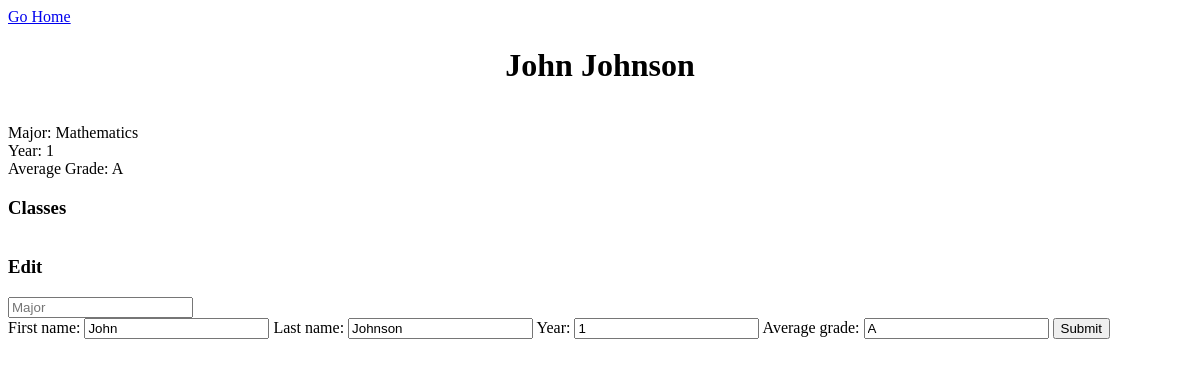
/student/1 (signed in), run on an earlier commit of the app's database.
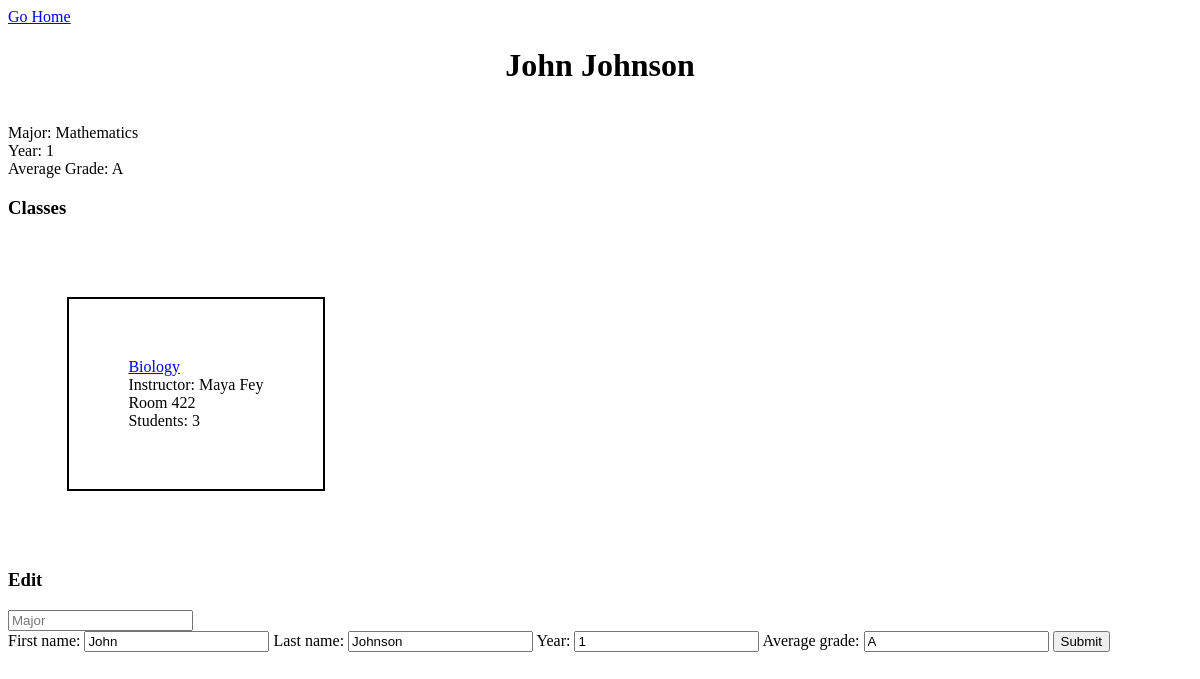
And on a later commit of the database.
### main/models.py (models this page shows)
class Student(models.Model):
    user = models.ForeignKey(User, on_delete=models.DO_NOTHING, blank=True, null=True)
    first_name = models.CharField(max_length=50)
    last_name = models.CharField(max_length=50)
    major = models.ForeignKey(Subject, on_delete=models.CASCADE, blank=True, null=True)
    year = models.IntegerField(validators=[MinValueValidator(0), MaxValueValidator(4)], blank=True, null=True)
    average_grade = models.CharField(max_length=1)
    def __str__(self):
        return (
                f"{self.first_name+' '+self.last_name}"
        )

class Subject(models.Model):
    user = models.ForeignKey(User, on_delete=models.DO_NOTHING, blank=True, null=True)
    name = models.CharField(max_length=60, unique=True)
    def __str__(self):
        return (
                f"{self.name}"
        )

class Class(models.Model):
    user = models.ForeignKey(User, on_delete=models.DO_NOTHING, blank=True, null=True)
    name = models.CharField(max_length=60, unique=True)
    building = models.ForeignKey(Subject, on_delete=models.CASCADE, blank=True, null=True)
    room = models.IntegerField(validators=[MinValueValidator(0), MaxValueValidator(1000)], blank=True, null=True)
    teacher = models.ForeignKey(Teacher, related_name="taught_by", on_delete=models.DO_NOTHING, blank=True, null=True)
    students = models.ManyToManyField(Student, related_name="taken_by", blank=True)
    def __str__(self):
        return (
                f"{self.name}"
        )

class Teacher(models.Model):
    user = models.ForeignKey(User, on_delete=models.DO_NOTHING, blank=True, null=True)
    first_name = models.CharField(max_length=50)
    last_name = models.CharField(max_length=50)
    subject = models.ForeignKey(Subject, on_delete=models.CASCADE, blank=True, null=True)
    skill = models.IntegerField(validators=[MinValueValidator(0), MaxValueValidator(5)], blank=True, null=True)
    salary = models.IntegerField(validators=[MinValueValidator(1000), MaxValueValidator(999999)], blank=True, null=True)
    def __str__(self):
        return (
                f"{self.first_name+' '+self.last_name}"
        )

### main/views.py (the view, shortened to what this page needs)
# urls.py: path('student/<int:pk>', views.student, name='student'),
def student(request, pk):
    student = get_object_or_404(Student, user_id=request.user.id, id=pk)
    classes = Class.objects.filter(user_id=request.user.id)
    subjects = Subject.objects.filter(user_id=request.user.id)
    studentForm = StudentForm(instance=student)
    return render(request, "main/student.html", {
        'student': student,
        'classes': classes,
        'subjects': subjects,
        'form': studentForm
    })

### main/forms.py
class StudentForm(forms.ModelForm):
    class Meta:
        model = Student
        fields = '__all__'
        exclude = ['user', 'major']

### main/templates/main/student.html (shortened to what this page needs)
{% extends "main/base.html" %}
{% block content %}
{% if request.user.is_authenticated %}
<a href="{% url 'main:home' %}">Go Home</a>
<h1><center>{{student|title}}</center></h1>
<br>
Major: {{student.major}}
<br>
Year: {{student.year}}
<br>
Average Grade: {{student.average_grade}}
<br>
<h3>Classes</h3>
<div id="subject-container" style="display:flex; flex-direction: row; flex-wrap: wrap;">
{% for class in classes %}
{% if student in class.students.all %}
<div id="{{class.id}}" style="padding: 5%; margin: 5%; border: 2px solid">
<a href="{% url 'main:class' class %}">{{class}}</a>
<br>
Instructor: {{class.teacher}}
<br>
Room {{class.room}}
<br>
Students: {{ class.students.count }}
<br>
</div>
{% endif %}
{% endfor %}
</div>
<h3>Edit</h3>
<form method="POST" action="{% url 'main:student' student.id %}">
<input name="major" placeholder="Major" list="majorList">
        <br>
{{form}}
<button type="Submit">Submit</button>
</form>
{% endif %}
{% endblock %}

### main/templates/main/base.html (shortened to what this page needs)
<!DOCTYPE html>
<html>
  <head>
  </head>
  <body>
    <div class="container">
        {% block content %}{% endblock %}
    </div>
  </body>
</html>

What changed in the data, as far as the page shows it:
added Class: name "Biology", teacher "Maya Fey", room "422", students.count "3"
